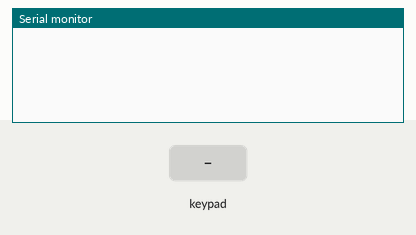
Simulated run of this sketch. Board: Arduino Uno, built with avr-gcc and run on an emulated ATmega328P. On the bench: the last lines printed to the serial monitor. Wiring (inferred from the names in the program): 4×3 keypad with keys 1 4 7 * 2 5 8 0 3 6 9 #: rows pin 9, pin 7, pin 12, pin 11; columns pin 10, pin 8, pin 6. The test bench sets the inputs (shaded band).

Above: at 1.2 s.
1.3 s: key '1' pressed
At 2.3 s:
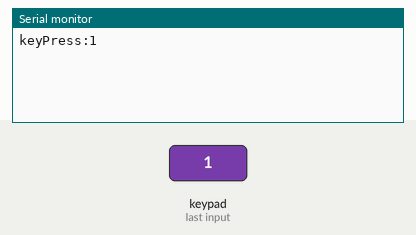
2.8 s: keypad keys 1 2 # pressed 0.4 s apart
At 4.1 s:
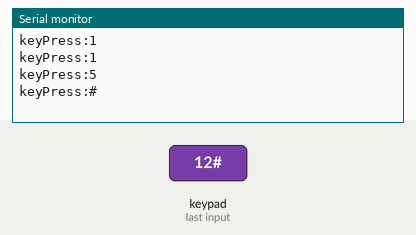
5.5 s: key '6' pressed
At 6.7 s:
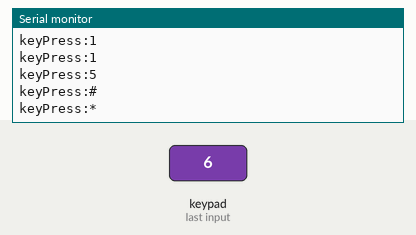
7.0 s: keypad keys 1 2 * pressed 0.4 s apart
At 8.5 s:
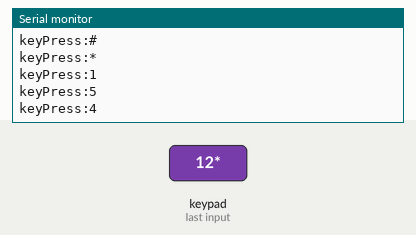
Timing chart, 0 to 10.0 s (numbered marks = the images above; inputs shaded):
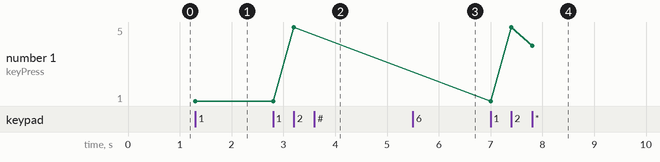

The sketch:

KeyboardMuxArd.ino
```cpp
// Decode a 3 x 4 Keyboard

/*
 * ROW1 1 2 4
 * ROW2 4 5 6
 * ROW3 7 8 9
 * ROW4 * 0 #
 *      C C C
 *      1 2 3
 */

#define ROW1 9
#define ROW2 7
#define ROW3 12
#define ROW4 11
#define COLUMN1 10
#define COLUMN2 8
#define COLUMN3 6

//int keyIsPress=LOW;
int keyLastState=LOW;

void setup() {
  // put your setup code here, to run once:
  digitalWrite(COLUMN1, LOW);
  digitalWrite(COLUMN2, LOW);
  digitalWrite(COLUMN3, LOW);
  pinMode(ROW1, INPUT_PULLUP);
  pinMode(ROW2, INPUT_PULLUP);
  pinMode(ROW3, INPUT_PULLUP);
  pinMode(ROW4, INPUT_PULLUP);
  pinMode(COLUMN1, OUTPUT);
  pinMode(COLUMN2, OUTPUT);
  pinMode(COLUMN3, OUTPUT);
  Serial.begin(115200);
}

void loop() {
  // put your main code here, to run repeatedly:
  int keyPress;
  keyPress = grabKey();

  if (keyPress != -1){
    Serial.print("keyPress:");
    Serial.println((char)keyPress);

  }
}

int scanKeyboard(){
  digitalWrite(COLUMN1, HIGH);
  digitalWrite(COLUMN2, HIGH);
  digitalWrite(COLUMN3, HIGH);
  int i,j,k;
  k=-1;// No key press
  for (i=0;i<3;i++){
    if (i == 0){
      digitalWrite(COLUMN1, LOW);
      digitalWrite(COLUMN2, HIGH);
      digitalWrite(COLUMN3, HIGH);
    }
    if (i == 1){
      digitalWrite(COLUMN1, HIGH);
      digitalWrite(COLUMN2, LOW);
      digitalWrite(COLUMN3, HIGH);
    }
    if (i == 2){
      digitalWrite(COLUMN1, HIGH);
      digitalWrite(COLUMN2, HIGH);
      digitalWrite(COLUMN3, LOW);
    }
    j=i*4;
    if (digitalRead(ROW1) == LOW){
      k=j;
    }
    if (digitalRead(ROW2) == LOW){
      k=j+1;
    }
    if (digitalRead(ROW3) == LOW){
      k=j+2;
    }
    if (digitalRead(ROW4) == LOW){
      k=j+3;
    }
  }
  return(k);
}

int grabKey(){
  int scanKeyReturn;
  char convKey[] = {'1','4','7','*','2','5','8','0','3','6','9','#'};
  scanKeyReturn = scanKeyboard();
  if (scanKeyReturn != -1){
    if (keyLastState == LOW){
      //Serial.print("KeyIsPress");
      //Serial.println(scanKeyReturn);
      keyLastState = HIGH;
      return(convKey[scanKeyReturn]);
    }else{
      return (-1);
    }
  }else{
    keyLastState = LOW;
    return (-1);
  }

}
```

Measured:
- after the input at 1.3 s, the serial monitor: prints a new line at once (image 1)
- after the input at 2.8 s, the serial monitor: prints a new line after 0.40 s (image 2)
- after the input at 5.5 s, the serial monitor: prints a new line at once (image 3)
- after the input at 7.0 s, the serial monitor: prints a new line at once (image 4)
- plotted number 1: 1 → 5 after the input at 2.8 s, 5 → 4 after the input at 7.0 s
